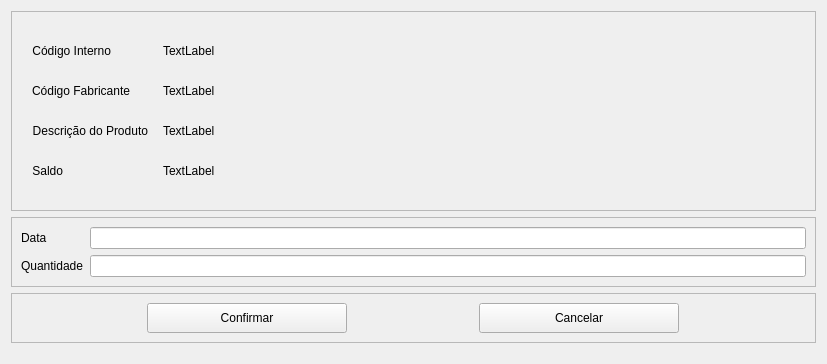
<?xml version="1.0" encoding="UTF-8"?>
<ui version="4.0">
 <class>wind_entr_prod</class>
 <widget class="QWidget" name="wind_entr_prod">
  <property name="geometry">
   <rect>
    <x>0</x>
    <y>0</y>
    <width>827</width>
    <height>364</height>
   </rect>
  </property>
  <property name="minimumSize">
   <size>
    <width>827</width>
    <height>0</height>
   </size>
  </property>
  <property name="maximumSize">
   <size>
    <width>827</width>
    <height>500</height>
   </size>
  </property>
  <property name="windowTitle">
   <string>Entrada de Produtos no Estoque</string>
  </property>
  <layout class="QVBoxLayout" name="verticalLayout">
   <property name="spacing">
    <number>6</number>
   </property>
   <item alignment="Qt::AlignVCenter">
    <widget class="QFrame" name="fr_top">
     <property name="minimumSize">
      <size>
       <width>0</width>
       <height>200</height>
      </size>
     </property>
     <property name="maximumSize">
      <size>
       <width>16777215</width>
       <height>200</height>
      </size>
     </property>
     <property name="frameShape">
      <enum>QFrame::StyledPanel</enum>
     </property>
     <property name="frameShadow">
      <enum>QFrame::Raised</enum>
     </property>
     <layout class="QVBoxLayout" name="verticalLayout_2">
      <property name="spacing">
       <number>10</number>
      </property>
      <property name="leftMargin">
       <number>10</number>
      </property>
      <property name="topMargin">
       <number>10</number>
      </property>
      <property name="rightMargin">
       <number>10</number>
      </property>
      <property name="bottomMargin">
       <number>10</number>
      </property>
      <item>
       <layout class="QFormLayout" name="formLayout">
        <property name="formAlignment">
         <set>Qt::AlignLeading|Qt::AlignLeft|Qt::AlignVCenter</set>
        </property>
        <property name="horizontalSpacing">
         <number>15</number>
        </property>
        <property name="leftMargin">
         <number>10</number>
        </property>
        <property name="rightMargin">
         <number>10</number>
        </property>
        <item row="0" column="0">
         <widget class="QLabel" name="lb_codint">
          <property name="minimumSize">
           <size>
            <width>0</width>
            <height>30</height>
           </size>
          </property>
          <property name="maximumSize">
           <size>
            <width>16777215</width>
            <height>30</height>
           </size>
          </property>
          <property name="text">
           <string>&lt;html&gt;&lt;head/&gt;&lt;body&gt;&lt;p align=&quot;right&quot;&gt;Código Interno&lt;/p&gt;&lt;/body&gt;&lt;/html&gt;</string>
          </property>
          <property name="alignment">
           <set>Qt::AlignRight|Qt::AlignTrailing|Qt::AlignVCenter</set>
          </property>
         </widget>
        </item>
        <item row="1" column="0">
         <widget class="QLabel" name="lb_codforn">
          <property name="minimumSize">
           <size>
            <width>0</width>
            <height>30</height>
           </size>
          </property>
          <property name="maximumSize">
           <size>
            <width>16777215</width>
            <height>30</height>
           </size>
          </property>
          <property name="text">
           <string>&lt;html&gt;&lt;head/&gt;&lt;body&gt;&lt;p align=&quot;right&quot;&gt;Código Fabricante&lt;/p&gt;&lt;/body&gt;&lt;/html&gt;</string>
          </property>
          <property name="alignment">
           <set>Qt::AlignRight|Qt::AlignTrailing|Qt::AlignVCenter</set>
          </property>
         </widget>
        </item>
        <item row="2" column="0">
         <widget class="QLabel" name="lb_descprod">
          <property name="minimumSize">
           <size>
            <width>0</width>
            <height>30</height>
           </size>
          </property>
          <property name="maximumSize">
           <size>
            <width>16777215</width>
            <height>30</height>
           </size>
          </property>
          <property name="text">
           <string>&lt;html&gt;&lt;head/&gt;&lt;body&gt;&lt;p align=&quot;right&quot;&gt;Descrição do Produto&lt;/p&gt;&lt;/body&gt;&lt;/html&gt;</string>
          </property>
          <property name="alignment">
           <set>Qt::AlignRight|Qt::AlignTrailing|Qt::AlignVCenter</set>
          </property>
         </widget>
        </item>
        <item row="3" column="0">
         <widget class="QLabel" name="lb_saldo">
          <property name="minimumSize">
           <size>
            <width>0</width>
            <height>30</height>
           </size>
          </property>
          <property name="maximumSize">
           <size>
            <width>16777215</width>
            <height>30</height>
           </size>
          </property>
          <property name="text">
           <string>&lt;html&gt;&lt;head/&gt;&lt;body&gt;&lt;p align=&quot;right&quot;&gt;Saldo&lt;/p&gt;&lt;/body&gt;&lt;/html&gt;</string>
          </property>
          <property name="alignment">
           <set>Qt::AlignRight|Qt::AlignTrailing|Qt::AlignVCenter</set>
          </property>
         </widget>
        </item>
        <item row="0" column="1">
         <widget class="QLabel" name="cp_codint">
          <property name="text">
           <string>TextLabel</string>
          </property>
         </widget>
        </item>
        <item row="1" column="1">
         <widget class="QLabel" name="cp_codfabr">
          <property name="text">
           <string>TextLabel</string>
          </property>
         </widget>
        </item>
        <item row="2" column="1">
         <widget class="QLabel" name="cp_descprod">
          <property name="text">
           <string>TextLabel</string>
          </property>
         </widget>
        </item>
        <item row="3" column="1">
         <widget class="QLabel" name="cp_saldo">
          <property name="text">
           <string>TextLabel</string>
          </property>
         </widget>
        </item>
       </layout>
      </item>
     </layout>
    </widget>
   </item>
   <item>
    <widget class="QFrame" name="frame">
     <property name="frameShape">
      <enum>QFrame::StyledPanel</enum>
     </property>
     <property name="frameShadow">
      <enum>QFrame::Raised</enum>
     </property>
     <layout class="QFormLayout" name="formLayout_2">
      <item row="0" column="0">
       <widget class="QLabel" name="lb_data">
        <property name="text">
         <string>Data</string>
        </property>
       </widget>
      </item>
      <item row="0" column="1">
       <widget class="QLineEdit" name="le_data">
        <property name="styleSheet">
         <string notr="true">color: rgb(255, 255, 255);</string>
        </property>
        <property name="placeholderText">
         <string>dd/mm/aaaa</string>
        </property>
       </widget>
      </item>
      <item row="1" column="0">
       <widget class="QLabel" name="lb_quant">
        <property name="text">
         <string>Quantidade</string>
        </property>
       </widget>
      </item>
      <item row="1" column="1">
       <widget class="QLineEdit" name="le_quant">
        <property name="styleSheet">
         <string notr="true">color: rgb(255, 255, 255);</string>
        </property>
        <property name="placeholderText">
         <string>0,0</string>
        </property>
       </widget>
      </item>
     </layout>
    </widget>
   </item>
   <item alignment="Qt::AlignTop">
    <widget class="QFrame" name="fr_bot">
     <property name="frameShape">
      <enum>QFrame::StyledPanel</enum>
     </property>
     <property name="frameShadow">
      <enum>QFrame::Raised</enum>
     </property>
     <layout class="QHBoxLayout" name="horizontalLayout">
      <item>
       <widget class="QPushButton" name="pb_confirma_entr">
        <property name="minimumSize">
         <size>
          <width>200</width>
          <height>30</height>
         </size>
        </property>
        <property name="maximumSize">
         <size>
          <width>200</width>
          <height>30</height>
         </size>
        </property>
        <property name="cursor">
         <cursorShape>PointingHandCursor</cursorShape>
        </property>
        <property name="styleSheet">
         <string notr="true">QPushButton:hover{
	background-color: rgb(85, 255, 127);	
	color: rgb(255, 0, 0);
	border-radius: 10px
}</string>
        </property>
        <property name="text">
         <string>Confirmar</string>
        </property>
       </widget>
      </item>
      <item>
       <widget class="QPushButton" name="pb_cancela_entr">
        <property name="minimumSize">
         <size>
          <width>200</width>
          <height>30</height>
         </size>
        </property>
        <property name="maximumSize">
         <size>
          <width>200</width>
          <height>30</height>
         </size>
        </property>
        <property name="cursor">
         <cursorShape>PointingHandCursor</cursorShape>
        </property>
        <property name="styleSheet">
         <string notr="true">QPushButton:hover{
	background-color: rgb(255, 0, 0);
	color: rgb(0, 0, 255);
	border-radius: 10px
}</string>
        </property>
        <property name="text">
         <string>Cancelar</string>
        </property>
       </widget>
      </item>
     </layout>
    </widget>
   </item>
  </layout>
 </widget>
 <resources/>
 <connections/>
</ui>
